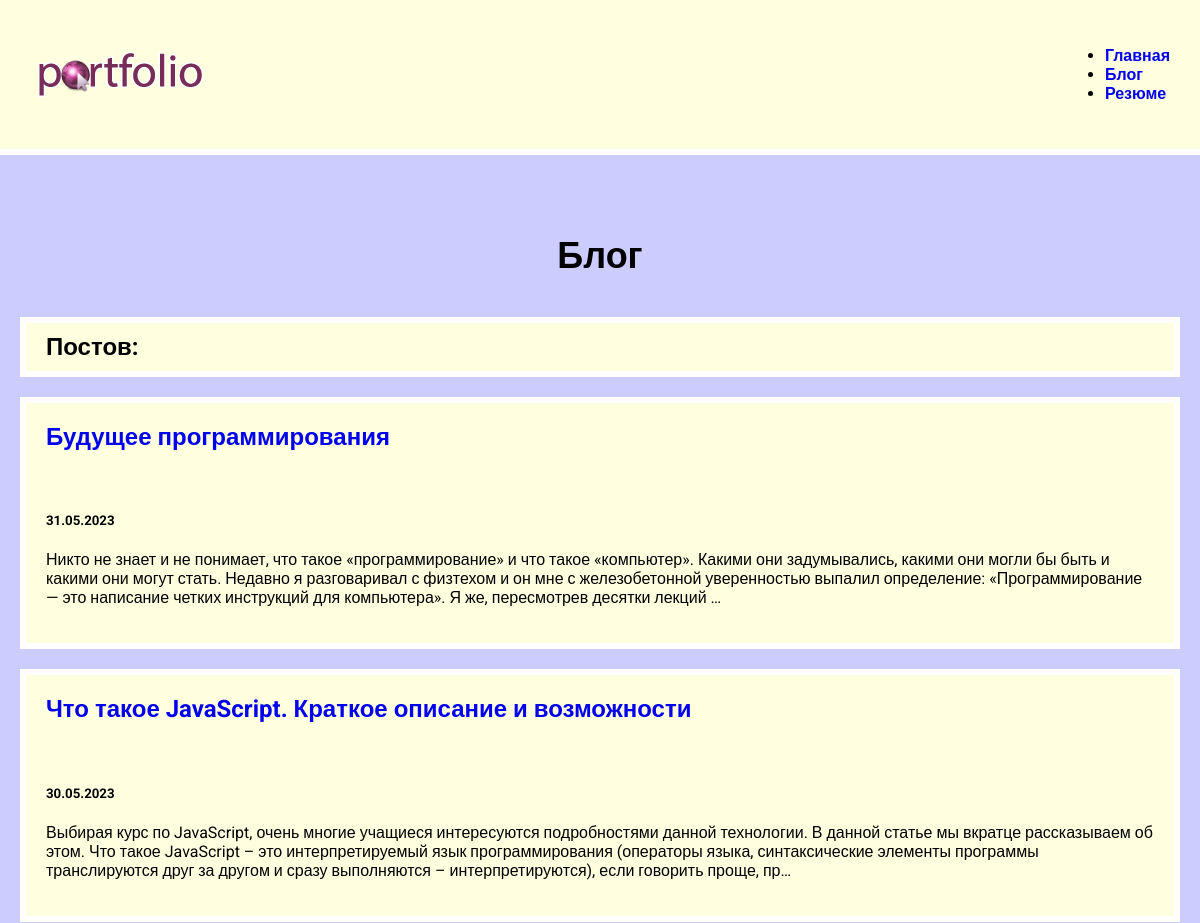
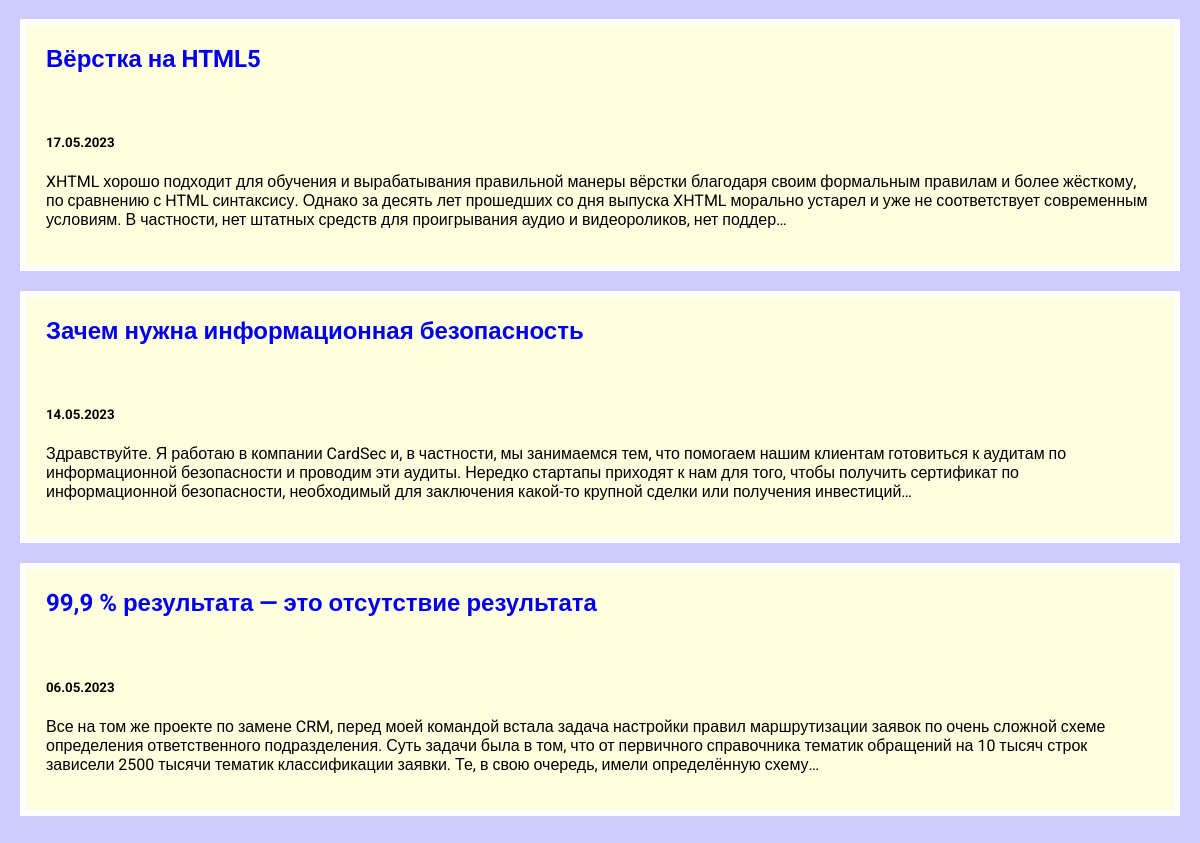
Screenshot of /blog/ with the database file from the repository (2 pictures, top to bottom).
### blog/models.py (models this page shows, shortened)
class Blog(models.Model):
    title = models.CharField(max_length=200)
    description = models.TextField()
    date = models.DateField()

### blog/views.py (the view)
# urls.py: path('', views.blogs, name='blogs'),
def blogs(request):
    blogs = Blog.objects.order_by('-date')
    return render(request, 'blog/blogs.html', {'blogs': blogs})

### blog/templates/blog/blogs.html
{% extends 'skills/base.html' %}
{% load static %}
{% block content %}
<h1>Блог</h1>
<h2 class="count">Постов: </h2>
{% for blog in blogs %}
<div class="element">
    <h2 class="top"><a href="{% url 'detail' blog.id %}">{{ blog.title }}</a></h2>
    <div class="blog_text">
        <h5>{{ blog.date|date:'d.m.Y' }}</h5>
        <p>{{ blog.description|striptags|truncatechars:360 }}</p>
    </div>
</div>
{% endfor %}
{% endblock %}

### skills/static/css/style.css (style rules this page uses)
body { background: #CCCCFF; font-family: 'Roboto', sans-serif; padding: 0; margin: 0; }
.element, .count { background: lightyellow; border: 6px solid #FFF; margin: 20px 0; }
.content h1 { text-align: center; margin: 60px 0 40px; font-size: 36px; }
.top { background: 663366; margin: 0; }
.top a { color: FFF; text-decoration: none; padding: 20px; display: block; }
.blog_text { padding: 20px; box-sizing: border-box; }
.count { padding: 10px 20px; box-sizing: border-box; }

### rows the page displays
Blog: title "Будущее программирования", date "31.05.2023", description "Никто не знает и не понимает, что такое «программирование» и что такое «компьютер». Какими они задумывались, какими они могли бы быть и какими они могут стать. Недавно я разговаривал с физтехом и он мне с железобетонной уверенностью выпалил определение: «Программирование — это написание четких инструкций для компьютера». Я же, пересмотрев десятки лекций …"
Blog: title "Что такое JavaScript. Краткое описание и возможности", date "30.05.2023", description "Выбирая курс по JavaScript, очень многие учащиеся интересуются подробностями данной технологии. В данной статье мы вкратце рассказываем об этом. Что такое JavaScript – это интерпретируемый язык программирования (операторы языка, синтаксические элементы программы транслируются друг за другом и сразу выполняются – интерпретируются), если говорить проще, пр…"
Blog: title "Вёрстка на HTML5", date "17.05.2023", description "XHTML хорошо подходит для обучения и вырабатывания правильной манеры вёрстки благодаря своим формальным правилам и более жёсткому, по сравнению с HTML синтаксису. Однако за десять лет прошедших со дня выпуска XHTML морально устарел и уже не соответствует современным условиям. В частности, нет штатных средств для проигрывания аудио и видеороликов, нет поддер…"
Blog: title "Зачем нужна информационная безопасность", date "14.05.2023", description "Здравствуйте. Я работаю в компании CardSec и, в частности, мы занимаемся тем, что помогаем нашим клиентам готовиться к аудитам по информационной безопасности и проводим эти аудиты. Нередко стартапы приходят к нам для того, чтобы получить сертификат по информационной безопасности, необходимый для заключения какой-то крупной сделки или получения инвестиций…"
Blog: title "99,9 % результата — это отсутствие результата", date "06.05.2023", description "Все на том же проекте по замене CRM, перед моей командой встала задача настройки правил маршрутизации заявок по очень сложной схеме определения ответственного подразделения. Суть задачи была в том, что от первичного справочника тематик обращений на 10 тысяч строк зависели 2500 тысячи тематик классификации заявки. Те, в свою очередь, имели определённую схему…"
